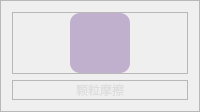
                            <widget class="QFrame" name="frame_179">
                             <property name="frameShape">
                              <enum>QFrame::Shape::StyledPanel</enum>
                             </property>
                             <property name="frameShadow">
                              <enum>QFrame::Shadow::Raised</enum>
                             </property>
                             <layout class="QVBoxLayout" name="verticalLayout_92">
                              <item>
                               <widget class="QFrame" name="frame_42">
                                <property name="frameShape">
                                 <enum>QFrame::Shape::StyledPanel</enum>
                                </property>
                                <property name="frameShadow">
                                 <enum>QFrame::Shadow::Raised</enum>
                                </property>
                                <layout class="QHBoxLayout" name="horizontalLayout_116">
                                 <property name="spacing">
                                  <number>0</number>
                                 </property>
                                 <property name="leftMargin">
                                  <number>0</number>
                                 </property>
                                 <property name="topMargin">
                                  <number>0</number>
                                 </property>
                                 <property name="rightMargin">
                                  <number>0</number>
                                 </property>
                                 <property name="bottomMargin">
                                  <number>0</number>
                                 </property>
                                 <item>
                                  <widget class="QPushButton" name="btn9">
                                   <property name="sizePolicy">
                                    <sizepolicy hsizetype="Expanding" vsizetype="Preferred">
                                     <horstretch>0</horstretch>
                                     <verstretch>0</verstretch>
                                    </sizepolicy>
                                   </property>
                                   <property name="minimumSize">
                                    <size>
                                     <width>60</width>
                                     <height>60</height>
                                    </size>
                                   </property>
                                   <property name="maximumSize">
                                    <size>
                                     <width>60</width>
                                     <height>60</height>
                                    </size>
                                   </property>
                                   <property name="font">
                                    <font>
                                     <family>微软雅黑</family>
                                     <pointsize>15</pointsize>
                                     <italic>false</italic>
                                     <bold>false</bold>
                                    </font>
                                   </property>
                                   <property name="cursor">
                                    <cursorShape>PointingHandCursor</cursorShape>
                                   </property>
                                   <property name="layoutDirection">
                                    <enum>Qt::LayoutDirection::LeftToRight</enum>
                                   </property>
                                   <property name="styleSheet">
                                    <string notr="true">QPushButton {
	background-image: url(:/forms/icons/heart_rate.png);
	border: no;
    background-position: center;
    background-repeat: no-repeat; 
	border-radius: 10px;
	background-color: rgba(82, 28, 129,0.3);

}

QPushButton:hover {
	background-color: rgb(162, 98, 199);
	border: none;
}</string>
                                   </property>
                                   <property name="text">
                                    <string/>
                                   </property>
                                  </widget>
                                 </item>
                                </layout>
                               </widget>
                              </item>
                              <item>
                               <widget class="QFrame" name="frame_180">
                                <property name="frameShape">
                                 <enum>QFrame::Shape::StyledPanel</enum>
                                </property>
                                <property name="frameShadow">
                                 <enum>QFrame::Shadow::Raised</enum>
                                </property>
                                <layout class="QHBoxLayout" name="horizontalLayout_107">
                                 <property name="spacing">
                                  <number>0</number>
                                 </property>
                                 <property name="leftMargin">
                                  <number>0</number>
                                 </property>
                                 <property name="topMargin">
                                  <number>0</number>
                                 </property>
                                 <property name="rightMargin">
                                  <number>0</number>
                                 </property>
                                 <property name="bottomMargin">
                                  <number>0</number>
                                 </property>
                                 <item>
                                  <widget class="QLabel" name="label_17">
                                   <property name="styleSheet">
                                    <string notr="true">font: 11pt &quot;微软雅黑&quot;;
color: rgb(221, 221, 221);
</string>
                                   </property>
                                   <property name="text">
                                    <string>颗粒摩擦</string>
                                   </property>
                                   <property name="alignment">
                                    <set>Qt::AlignmentFlag::AlignCenter</set>
                                   </property>
                                  </widget>
                                 </item>
                                </layout>
                               </widget>
                              </item>
                             </layout>
                            </widget>
